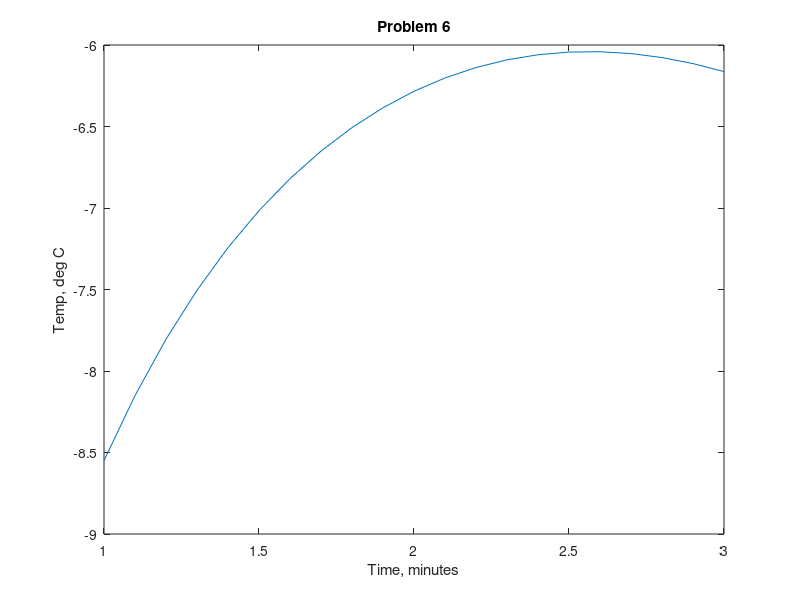
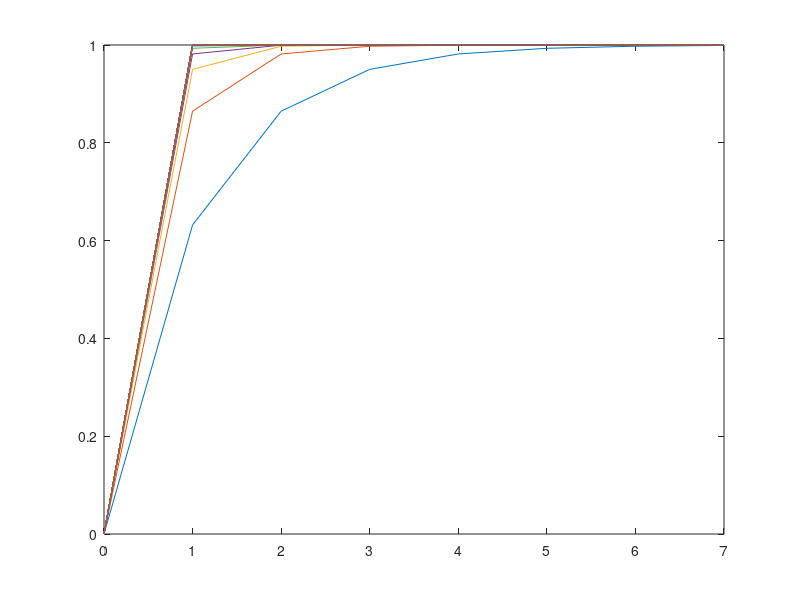
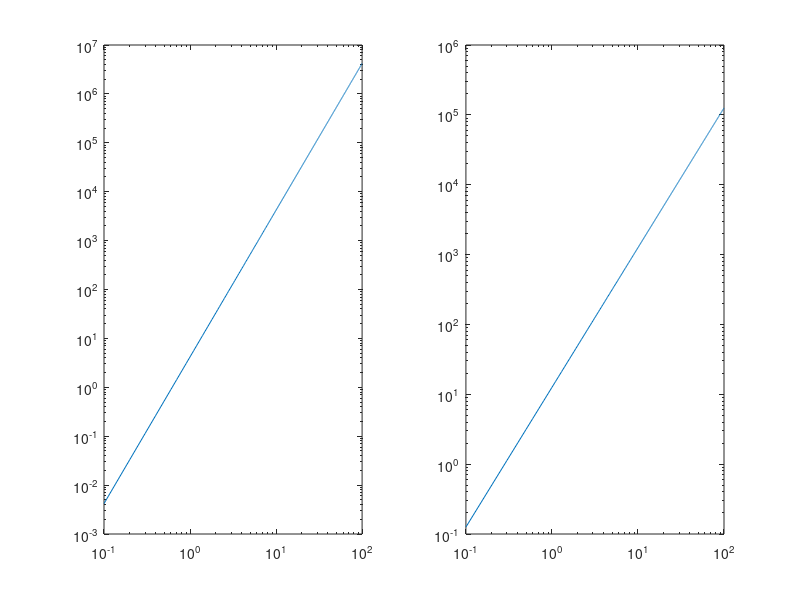

The MATLAB source for these figures, in order:
%Ritch, Gabriel
%Homework 2
%10/4/21
%ME 203, Section #1001
clc; clear all; format compact;

%% Problem 1: 
x = [1:0.2:5];
y = 7*sin(4*x);

%gets legnth of y
length(y)

%gets 3rd term in array y
y(3)

%% Problem 2
x = [sin(-pi/2):0.05:cos(0)];

%gets 10th element in array x
x(10)

%% Problem 3

%finds roots given the coefs
roots([13 182 -184 2503])

%% Problem 4
% Part a
a = 6*pi*atan(12.5)+4

% Part b
b = 5*tan(3*asin(13/5))

%% Problem 5

%givens:
r = 10; %in
phi= [0:0.1:4*pi];

%equations
x = r*(phi - sin(phi));
y = r*(1 - cos(phi));

plot(x,y)

%% Problem 6
% givens
t = 1:0.1:3; %minutes
T = 6*log(t)-7*exp(0.2 .*t);% deg C

%plotting
figure(1)
plot(t,T)
title('Problem 6')
xlabel('Time, minutes')
ylabel('Temp, deg C')



%% Problem 7
% Givens:
R = 286.7; % (N * m)/(kg * K)
T = 293; % deg Kd
V = 20:1:100;
m1 = 1; %kg
m2 = 3; %kg
m3 = 7; %kg

%plots


Y =( (m1*R*T)./V)
%plot 1
figure(2)
plot(V,Y)
hold on % holds figure, so all plots go on the same figure

%plot 2
plot(V,(m2*R*T)./(V))

%plot 3
plot(V, (m3*R*T)./(V))

%labels, title, etc
title("P=mRT/V,with respect to V")
legend('m = 1', 'm = 3', 'm = 7')
xlabel('V')
ylabel('p = mRT/V')
hold off %releases hold on figure


%% Problem 8

% Givens:
t = [0:1:7];%time
b = [1:1:100]; %B >=0

%formulas:
figure(2)
for i = 1:1:length(b)
    y = 1 - exp(-b(i)*t);
    plot(t,y)
    hold on
end
hold off

%% Problem 9

%Given:
r = 0.1:0.1:100;

% formulas
V = 4/3*pi*r.^3
A = 4*pi*r.^2

figure(3)
subplot(1,2,1)
loglog(r,V)

subplot(1,2,2)
loglog(r,A)